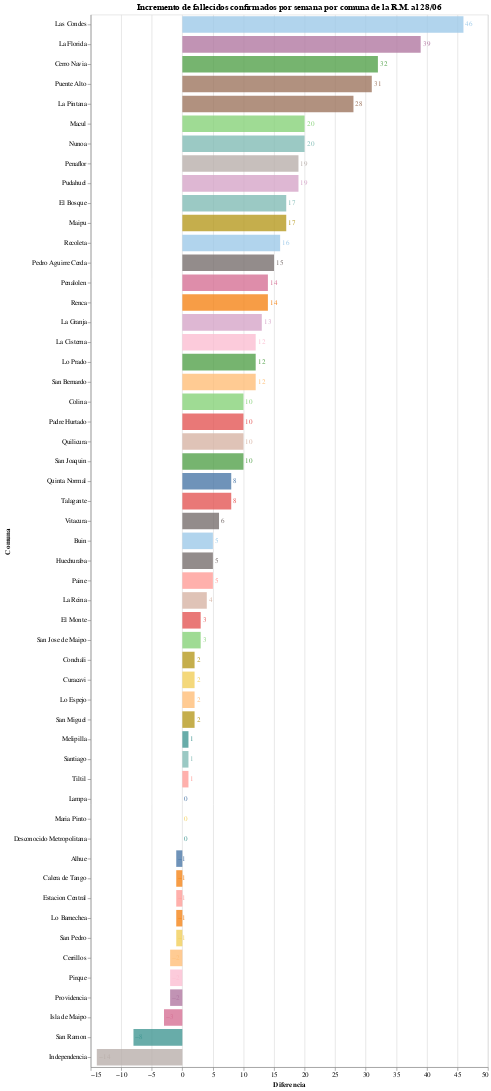

This figure's notebook cell:
### Markdown cell above
# Incremento de fallecidos confirmados por semana

### Code cell
#hide_input
bars = alt.Chart(deaths.drop("Total").reset_index()).mark_bar(opacity=0.8, size=25).encode(
    x = alt.X('Diferencia', axis=alt.Axis(title='Diferencia')),
    y = alt.Y('Comuna', sort='-x'),
    tooltip = ['Comuna','Hace dos semanas', 'Última semana', 'Diferencia'],
    color = alt.Color('Comuna', scale=alt.Scale(scheme='tableau20'), legend=None),
)

text = bars.mark_text(
    align='left',
    baseline='middle',
    dx=3  # Nudges text to the right so it doesn't appear on top of the bar
).encode(
    text=alt.Text('Diferencia')
)

bars.properties(
    title = f"Incremento de fallecidos confirmados por semana por comuna de la R.M. al {pd.to_datetime(last_date).strftime('%d/%m')}",
    width = 600,
    height = alt.Step(30)
) + text

### Figure 1 — Vega-Lite specification as saved in the notebook (floating-point values rounded to 4 significant figures)
{"config": {"view": {"continuousWidth": 400, "continuousHeight": 300}}, "layer": [{"mark": {"type": "bar", "opacity": 0.8, "size": 25}, "encoding": {"color": {"type": "nominal", "field": "Comuna", "legend": null, "scale": {"scheme": "tableau20"}}, "tooltip": [{"type": "nominal", "field": "Comuna"}, {"type": "quantitative", "field": "Hace dos semanas"}, {"type": "quantitative", "field": "Última semana"}, {"type": "quantitative", "field": "Diferencia"}], "x": {"type": "quantitative", "axis": {"title": "Diferencia"}, "field": "Diferencia"}, "y": {"type": "nominal", "field": "Comuna", "sort": "-x"}}, "height": {"step": 30}, "title": "Incremento de fallecidos confirmados por semana por comuna de la R.M. al 28/06", "width": 600}, {"mark": {"type": "text", "align": "left", "baseline": "middle", "dx": 3}, "encoding": {"color": {"type": "nominal", "field": "Comuna", "legend": null, "scale": {"scheme": "tableau20"}}, "text": {"type": "quantitative", "field": "Diferencia"}, "tooltip": [{"type": "nominal", "field": "Comuna"}, {"type": "quantitative", "field": "Hace dos semanas"}, {"type": "quantitative", "field": "Última semana"}, {"type": "quantitative", "field": "Diferencia"}], "x": {"type": "quantitative", "axis": {"title": "Diferencia"}, "field": "Diferencia"}, "y": {"type": "nominal", "field": "Comuna", "sort": "-x"}}}], "data": {"name": "data-0de0c5eb205f85e65aed93954468ae4a"}, "$schema": "https://vega.github.io/schema/vega-lite/v4.8.1.json", "datasets": {"data-0de0c5eb205f85e65aed93954468ae4a": [{"Comuna": "Alhue", "Hace dos semanas": 1.0, "Última semana": 0.0, "Diferencia": -1.0, "Incremento": -1.0, "Texto": "-100.0%"}, {"Comuna": "Buin", "Hace dos semanas": 8.0, "Última semana": 13.0, "Diferencia": 5.0, "Incremento": 0.625, "Texto": "62.5%"}, {"Comuna": "Calera de Tango", "Hace dos semanas": 2.0, "Última semana": 1.0, "Diferencia": -1.0, "Incremento": -0.5, "Texto": "-50.0%"}, {"Comuna": "Cerrillos", "Hace dos semanas": 11.0, "Última semana": 9.0, "Diferencia": -2.0, "Incremento": -0.1818, "Texto": "-18.2%"}, {"Comuna": "Cerro Navia", "Hace dos semanas": 26.0, "Última semana": 58.0, "Diferencia": 32.0, "Incremento": 1.231, "Texto": "123.1%"}, {"Comuna": "Colina", "Hace dos semanas": 11.0, "Última semana": 21.0, "Diferencia": 10.0, "Incremento": 0.9091, "Texto": "90.9%"}, {"Comuna": "Conchali", "Hace dos semanas": 38.0, "Última semana": 40.0, "Diferencia": 2.0, "Incremento": 0.05263, "Texto": "5.3%"}, {"Comuna": "Curacavi", "Hace dos semanas": 2.0, "Última semana": 4.0, "Diferencia": 2.0, "Incremento": 1.0, "Texto": "100.0%"}, {"Comuna": "El Bosque", "Hace dos semanas": 28.0, "Última semana": 45.0, "Diferencia": 17.0, "Incremento": 0.6071, "Texto": "60.7%"}, {"Comuna": "El Monte", "Hace dos semanas": 7.0, "Última semana": 10.0, "Diferencia": 3.0, "Incremento": 0.4286, "Texto": "42.9%"}, {"Comuna": "Estacion Central", "Hace dos semanas": 26.0, "Última semana": 25.0, "Diferencia": -1.0, "Incremento": -0.03846, "Texto": "-3.8%"}, {"Comuna": "Huechuraba", "Hace dos semanas": 19.0, "Última semana": 24.0, "Diferencia": 5.0, "Incremento": 0.2632, "Texto": "26.3%"}, {"Comuna": "Independencia", "Hace dos semanas": 30.0, "Última semana": 16.0, "Diferencia": -14.0, "Incremento": -0.4667, "Texto": "-46.7%"}, {"Comuna": "Isla de Maipo", "Hace dos semanas": 4.0, "Última semana": 1.0, "Diferencia": -3.0, "Incremento": -0.75, "Texto": "-75.0%"}, {"Comuna": "La Cisterna", "Hace dos semanas": 15.0, "Última semana": 27.0, "Diferencia": 12.0, "Incremento": 0.8, "Texto": "80.0%"}, {"Comuna": "La Florida", "Hace dos semanas": 42.0, "Última semana": 81.0, "Diferencia": 39.0, "Incremento": 0.9286, "Texto": "92.9%"}, {"Comuna": "La Granja", "Hace dos semanas": 23.0, "Última semana": 36.0, "Diferencia": 13.0, "Incremento": 0.5652, "Texto": "56.5%"}, {"Comuna": "La Pintana", "Hace dos semanas": 43.0, "Última semana": 71.0, "Diferencia": 28.0, "Incremento": 0.6512, "Texto": "65.1%"}, {"Comuna": "La Reina", "Hace dos semanas": 9.0, "Última semana": 13.0, "Diferencia": 4.0, "Incremento": 0.4444, "Texto": "44.4%"}, {"Comuna": "Lampa", "Hace dos semanas": 8.0, "Última semana": 8.0, "Diferencia": 0.0, "Incremento": 0.0, "Texto": "0.0%"}, {"Comuna": "Las Condes", "Hace dos semanas": 22.0, "Última semana": 68.0, "Diferencia": 46.0, "Incremento": 2.091, "Texto": "209.1%"}, {"Comuna": "Lo Barnechea", "Hace dos semanas": 13.0, "Última semana": 12.0, "Diferencia": -1.0, "Incremento": -0.07692, "Texto": "-7.7%"}, {"Comuna": "Lo Espejo", "Hace dos semanas": 26.0, "Última semana": 28.0, "Diferencia": 2.0, "Incremento": 0.07692, "Texto": "7.7%"}, {"Comuna": "Lo Prado", "Hace dos semanas": 16.0, "Última semana": 28.0, "Diferencia": 12.0, "Incremento": 0.75, "Texto": "75.0%"}, {"Comuna": "Macul", "Hace dos semanas": 15.0, "Última semana": 35.0, "Diferencia": 20.0, "Incremento": 1.333, "Texto": "133.3%"}, {"Comuna": "Maipu", "Hace dos semanas": 44.0, "Última semana": 61.0, "Diferencia": 17.0, "Incremento": 0.3864, "Texto": "38.6%"}, {"Comuna": "Maria Pinto", "Hace dos semanas": 0.0, "Última semana": 0.0, "Diferencia": 0.0, "Incremento": null, "Texto": "nan%"}, {"Comuna": "Melipilla", "Hace dos semanas": 15.0, "Última semana": 16.0, "Diferencia": 1.0, "Incremento": 0.06667, "Texto": "6.7%"}, {"Comuna": "Nunoa", "Hace dos semanas": 35.0, "Última semana": 55.0, "Diferencia": 20.0, "Incremento": 0.5714, "Texto": "57.1%"}, {"Comuna": "Padre Hurtado", "Hace dos semanas": 5.0, "Última semana": 15.0, "Diferencia": 10.0, "Incremento": 2.0, "Texto": "200.0%"}, {"Comuna": "Paine", "Hace dos semanas": 4.0, "Última semana": 9.0, "Diferencia": 5.0, "Incremento": 1.25, "Texto": "125.0%"}, {"Comuna": "Pedro Aguirre Cerda", "Hace dos semanas": 36.0, "Última semana": 51.0, "Diferencia": 15.0, "Incremento": 0.4167, "Texto": "41.7%"}, {"Comuna": "Penaflor", "Hace dos semanas": 12.0, "Última semana": 31.0, "Diferencia": 19.0, "Incremento": 1.583, "Texto": "158.3%"}, {"Comuna": "Penalolen", "Hace dos semanas": 36.0, "Última semana": 50.0, "Diferencia": 14.0, "Incremento": 0.3889, "Texto": "38.9%"}, {"Comuna": "Pirque", "Hace dos semanas": 4.0, "Última semana": 2.0, "Diferencia": -2.0, "Incremento": -0.5, "Texto": "-50.0%"}, {"Comuna": "Providencia", "Hace dos semanas": 14.0, "Última semana": 12.0, "Diferencia": -2.0, "Incremento": -0.1429, "Texto": "-14.3%"}, {"Comuna": "Pudahuel", "Hace dos semanas": 23.0, "Última semana": 42.0, "Diferencia": 19.0, "Incremento": 0.8261, "Texto": "82.6%"}, {"Comuna": "Puente Alto", "Hace dos semanas": 68.0, "Última semana": 99.0, "Diferencia": 31.0, "Incremento": 0.4559, "Texto": "45.6%"}, {"Comuna": "Quilicura", "Hace dos semanas": 15.0, "Última semana": 25.0, "Diferencia": 10.0, "Incremento": 0.6667, "Texto": "66.7%"}, {"Comuna": "Quinta Normal", "Hace dos semanas": 22.0, "Última semana": 30.0, "Diferencia": 8.0, "Incremento": 0.3636, "Texto": "36.4%"}, {"Comuna": "Recoleta", "Hace dos semanas": 43.0, "Última semana": 59.0, "Diferencia": 16.0, "Incremento": 0.3721, "Texto": "37.2%"}, {"Comuna": "Renca", "Hace dos semanas": 31.0, "Última semana": 45.0, "Diferencia": 14.0, "Incremento": 0.4516, "Texto": "45.2%"}, {"Comuna": "San Bernardo", "Hace dos semanas": 44.0, "Última semana": 56.0, "Diferencia": 12.0, "Incremento": 0.2727, "Texto": "27.3%"}, {"Comuna": "San Joaquin", "Hace dos semanas": 15.0, "Última semana": 25.0, "Diferencia": 10.0, "Incremento": 0.6667, "Texto": "66.7%"}, {"Comuna": "San Jose de Maipo", "Hace dos semanas": -1.0, "Última semana": 2.0, "Diferencia": 3.0, "Incremento": -3.0, "Texto": "-300.0%"}, {"Comuna": "San Miguel", "Hace dos semanas": 17.0, "Última semana": 19.0, "Diferencia": 2.0, "Incremento": 0.1176, "Texto": "11.8%"}, {"Comuna": "San Pedro", "Hace dos semanas": 1.0, "Última semana": 0.0, "Diferencia": -1.0, "Incremento": -1.0, "Texto": "-100.0%"}, {"Comuna": "San Ramon", "Hace dos semanas": 18.0, "Última semana": 10.0, "Diferencia": -8.0, "Incremento": -0.4444, "Texto": "-44.4%"}, {"Comuna": "Santiago", "Hace dos semanas": 33.0, "Última semana": 34.0, "Diferencia": 1.0, "Incremento": 0.0303, "Texto": "3.0%"}, {"Comuna": "Talagante", "Hace dos semanas": 6.0, "Última semana": 14.0, "Diferencia": 8.0, "Incremento": 1.333, "Texto": "133.3%"}, {"Comuna": "Tiltil", "Hace dos semanas": 2.0, "Última semana": 3.0, "Diferencia": 1.0, "Incremento": 0.5, "Texto": "50.0%"}, {"Comuna": "Vitacura", "Hace dos semanas": 7.0, "Última semana": 13.0, "Diferencia": 6.0, "Incremento": 0.8571, "Texto": "85.7%"}, {"Comuna": "Desconocido Metropolitana", "Hace dos semanas": 0.0, "Última semana": 0.0, "Diferencia": 0.0, "Incremento": null, "Texto": "nan%"}]}}
